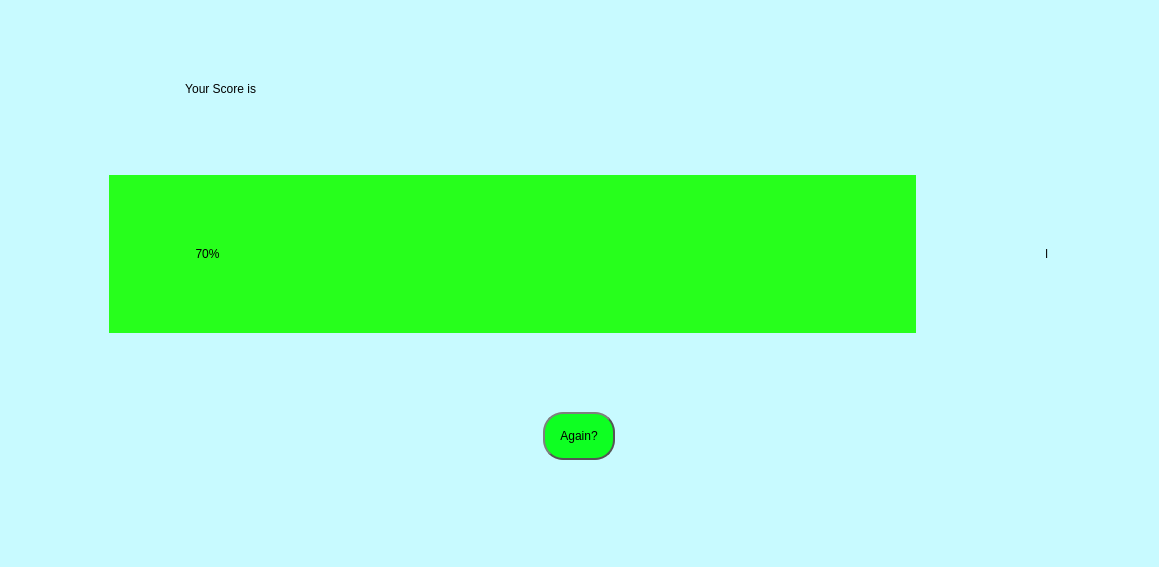
<?xml version="1.0" encoding="UTF-8"?>
<ui version="4.0">
 <class>MainWindow</class>
 <widget class="QMainWindow" name="MainWindow">
  <property name="geometry">
   <rect>
    <x>0</x>
    <y>0</y>
    <width>1159</width>
    <height>567</height>
   </rect>
  </property>
  <property name="windowTitle">
   <string>MainWindow</string>
  </property>
  <property name="styleSheet">
   <string notr="true">background-color: rgb(200, 250, 255);</string>
  </property>
  <widget class="QWidget" name="centralwidget">
   <layout class="QVBoxLayout" name="verticalLayout_2">
    <item>
     <widget class="QLabel" name="title">
      <property name="sizePolicy">
       <sizepolicy hsizetype="Fixed" vsizetype="Fixed">
        <horstretch>0</horstretch>
        <verstretch>0</verstretch>
       </sizepolicy>
      </property>
      <property name="styleSheet">
       <string notr="true">font: 75 30pt &quot;MS Shell Dlg 2&quot;;</string>
      </property>
      <property name="text">
       <string>                                                     Your Score is</string>
      </property>
     </widget>
    </item>
    <item>
     <layout class="QHBoxLayout" name="horizontalLayout_3">
      <item>
       <widget class="QLabel" name="step">
        <property name="enabled">
         <bool>true</bool>
        </property>
        <property name="sizePolicy">
         <sizepolicy hsizetype="Fixed" vsizetype="Fixed">
          <horstretch>0</horstretch>
          <verstretch>0</verstretch>
         </sizepolicy>
        </property>
        <property name="minimumSize">
         <size>
          <width>807</width>
          <height>158</height>
         </size>
        </property>
        <property name="styleSheet">
         <string notr="true">font: 25pt &quot;MS Shell Dlg 2&quot;;
background-color: rgb(39, 255, 28);</string>
        </property>
        <property name="text">
         <string>                          70%</string>
        </property>
       </widget>
      </item>
      <item>
       <widget class="QLabel" name="gif">
        <property name="enabled">
         <bool>true</bool>
        </property>
        <property name="sizePolicy">
         <sizepolicy hsizetype="Fixed" vsizetype="Fixed">
          <horstretch>0</horstretch>
          <verstretch>0</verstretch>
         </sizepolicy>
        </property>
        <property name="text">
         <string>       l</string>
        </property>
       </widget>
      </item>
     </layout>
    </item>
    <item>
     <layout class="QHBoxLayout" name="horizontalLayout_4">
      <item>
       <widget class="QPushButton" name="pushButton">
        <property name="sizePolicy">
         <sizepolicy hsizetype="Fixed" vsizetype="Fixed">
          <horstretch>0</horstretch>
          <verstretch>0</verstretch>
         </sizepolicy>
        </property>
        <property name="styleSheet">
         <string notr="true">
QPushButton {
	font: 20pt &quot;MS Shell Dlg 2&quot;;
    border: 2px solid #555;
    border-radius: 20px;
    border-style: outset;
    background-color: rgb(14, 255, 34);
    padding: 15px;
    }

QPushButton:hover {
    background-color: rgb(7, 255, 119);
    }

QPushButton:pressed {
    border-style: inset;
    background: qradialgradient(
        cx: 0.4, cy: -0.1, fx: 0.4, fy: -0.1,
        radius: 1.35, stop: 0 #fff, stop: 1 #ddd
        );
    }</string>
        </property>
        <property name="text">
         <string>Again?</string>
        </property>
       </widget>
      </item>
     </layout>
    </item>
   </layout>
  </widget>
  <widget class="QMenuBar" name="menubar">
   <property name="geometry">
    <rect>
     <x>0</x>
     <y>0</y>
     <width>1159</width>
     <height>26</height>
    </rect>
   </property>
  </widget>
  <widget class="QStatusBar" name="statusbar"/>
 </widget>
 <resources/>
 <connections/>
</ui>
